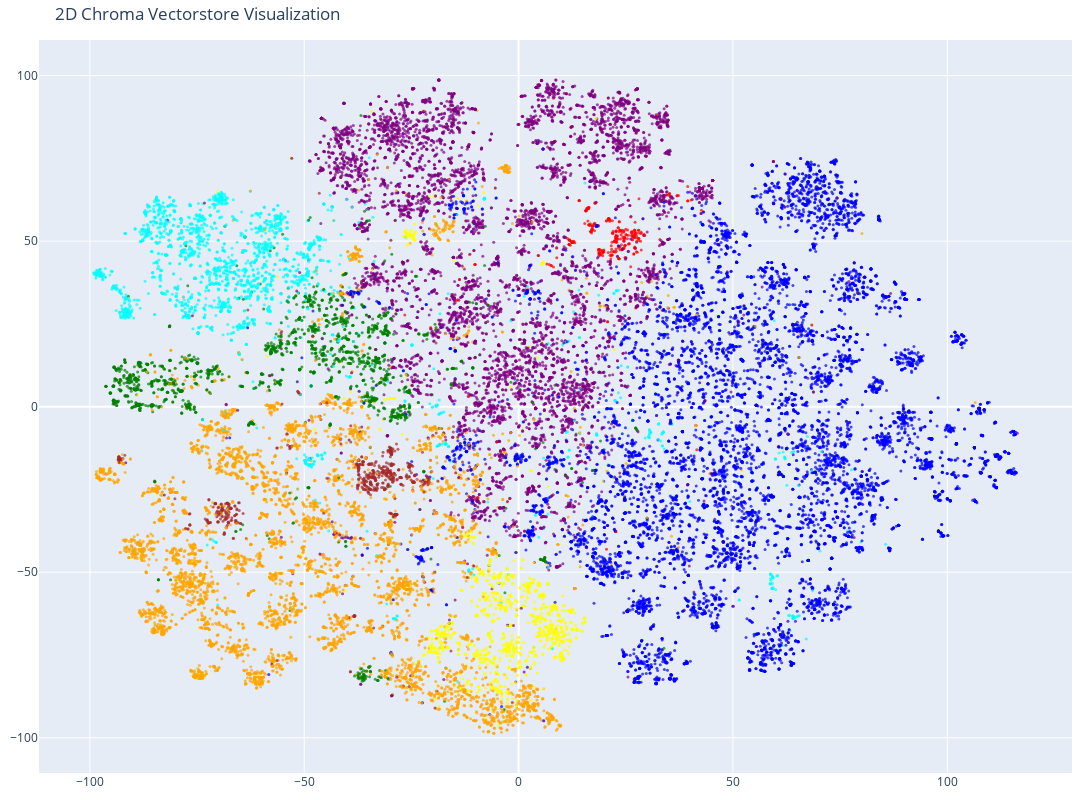

Source (notebook cell):
### Code cell
# Create the 2D scatter plot
fig = go.Figure(data=[go.Scatter(
    x=reduced_vectors[:, 0],
    y=reduced_vectors[:, 1],
    mode='markers',
    marker=dict(size=3, color=colors, opacity=0.7),
)])

fig.update_layout(
    title='2D Chroma Vectorstore Visualization',
    scene=dict(xaxis_title='x', yaxis_title='y'),
    width=1200,
    height=800,
    margin=dict(r=20, b=10, l=10, t=40)
)

fig.show()

### Figure 1 — Plotly figure (JSON) as saved in the notebook; plotly's stock layout.template omitted (floating-point values rounded to 4 significant figures; data arrays with more than 128 entries replaced by an {"elided": "..."} marker saying what was removed)
{"data": [{"marker": {"color": {"elided": "30000 str values"}, "opacity": 0.7, "size": 3}, "mode": "markers", "type": "scatter", "x": {"elided": "30000 float values"}, "y": {"elided": "30000 float values"}}], "layout": {"height": 800, "margin": {"b": 10, "l": 10, "r": 20, "t": 40}, "scene": {"xaxis": {"title": {"text": "x"}}, "yaxis": {"title": {"text": "y"}}}, "title": {"text": "2D Chroma Vectorstore Visualization"}, "width": 1200}}
